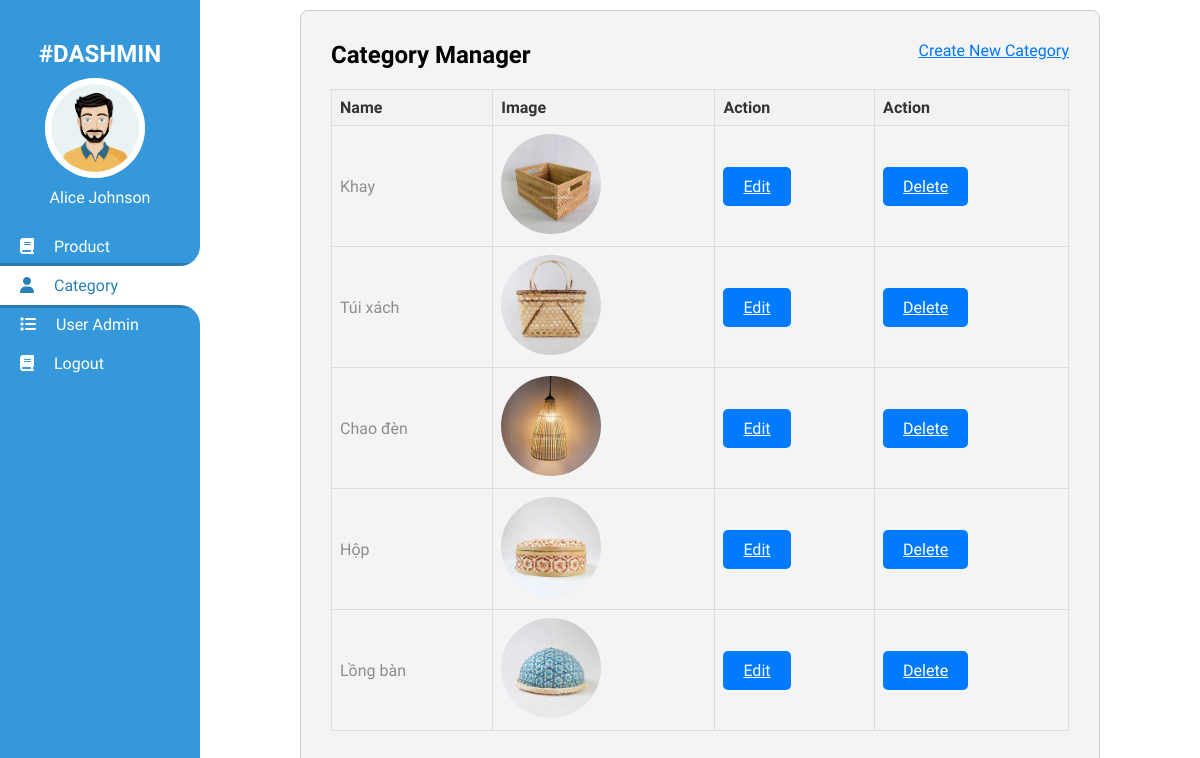
The app's page /admin/category.php (signed in) with its own data.
### tables this page shows
CREATE TABLE `category` (
  `category_id` int(11) NOT NULL,
  `category_name` varchar(255) DEFAULT NULL,
  `image_url` varchar(255) DEFAULT NULL
);

### database.php (called while the page is built, shortened)
<?php
function db_connect()
{
  $connection = mysqli_connect(DB_SERVER, DB_USER, DB_PASS, DB_NAME);
  return $connection;
}
$db = db_connect();
function confirm_query_result($result)
{
  global $db;
  if (!$result) {
    echo mysqli_error($db);
    db_disconnect($db);
    exit;
  } else {
    return $result;
  }
}
function find_admin_by_id($id)
{
  global $db;
  $sql = "SELECT * FROM admins ";
  $sql .= "WHERE admin_id='" . $id . "'";
  $result = mysqli_query($db, $sql);
  $admin = mysqli_fetch_assoc($result);
  return $admin;
}
function find_all_category(){
  global $db;
  $sql = "SELECT * FROM category";
  $result = mysqli_query($db, $sql);
  return confirm_query_result($result);
}

### admin/category.php (the view, shortened to what this page needs)
<?php
require_once('../database.php');
?>
<!DOCTYPE html>
<html lang="en">
<head>
    <link rel="stylesheet" href="../css/admin.css">
    <link rel="stylesheet" href="https://cdnjs.cloudflare.com/ajax/libs/font-awesome/6.5.1/css/all.min.css"
 />
</head>
<body>
    <div class="container" style="display:flex">
        <?php include('nav.php') ?>
        <div class="table-container">
            <div style="display:flex;justify-content:space-between;margin-bottom:20px">
                <h2>Category Manager</h2>
                <a href="create/catgory.php" style="cursor: pointer;color:rgb(0, 119, 255)">Create New Category</a>
            </div>
            <table class="data-table">
                <thead>
                    <tr>
                        <th>Name</th>
                        <th>Image</th>
                        <th>Action</th>
                        <th>Action</th>
                    </tr>
                </thead>
                <tbody>
                    <?php
                        $category_set = find_all_category();
                        while ($category = mysqli_fetch_assoc($category_set)):
                    ?>
                    <tr>
                        <td><?php echo $category['category_name']; ?></td>
                        <td><img src="<?php echo '../cate/' . $category['image_url']; ?>" alt="<?php echo $category['category_name']; ?>" class="category-image"></td>
                        <td><a class="btn-primary" href="<?php echo 'update/category.php?id='.$category['category_id']; ?>">Edit</a></td>
                        <td><a class="btn-primary" href="<?php echo 'delete/category.php?id='.$category['category_id']; ?>">Delete</a></td>
                    </tr>
                    <?php endwhile; ?>
                </tbody>
            </table>
        </div>
    </div>
</body>
</html>

### admin/nav.php (shortened to what this page needs)
<?php
$admin_id = isset($_SESSION['admin']) ? $_SESSION['admin'] : '';
$admin_s = find_admin_by_id($admin_id);
?>
<nav class="side-nav">
            <ul class="nav-menu">
                <div
                    style="margin-bottom:20px;display:flex; justify-content: center;flex-direction: column;align-items: center;">
                    <h1 style="color:white;margin-bottom:10px">#DASHMIN</h1>
                    <div class="avatar">
                        <img
>
                    </div>
                    <p style="color:white;margin-top:10px"><?php echo empty($admin_s['username']) ? "admin" : $admin_s['username'] ;  ?></p>
                </div>
                <li class="nav-item"><a href="product.php"><i class="fas fa-book"></i><span class="menu-text">Product</span></a>
                </li>
                <li class="nav-item"><a href="category.php"><i class="fas fa-user"></i><span class="menu-text">Category</span></a>
                </li>
                <li class="nav-item active"><a href="index.php"><i class="fas fa-list"></i><span
                            class="menu-text">User Admin</span></a></li>
                 <li class="nav-item"><a href="logout.php"><i class="fas fa-book"></i><span class="menu-text">Logout</span></a>
                </li>
            </ul>
        </nav>

### css/admin.css (style rules this page uses)
body { font-family: "Grandstander", cursive; }
* { margin: 0; padding: 0; box-sizing: border-box; }
.container { height: 100vh; }
.side-nav, .nav-menu { height: 100%; }
.side-nav .nav-menu { list-style: none; padding: 40px 0; width: 200px; background-color: #3498db; }
.side-nav .nav-item { position: relative; padding: 10px 20px; }
.nav-item.active { background-color: #fff; box-shadow: 0px -3px rgba(0, 0, 0, 0.2), 0px 3px rgba(0, 0, 0, 0.2); }
.nav-item.active a { color: #2980b9; }
.nav-item a { text-decoration: none; color: #fff; }
.menu-text { padding: 0 20px; }
.side-nav .nav-item.active::before { content: ""; position: absolute; background-color: transparent; bottom: 100%; right: 0; height: 150%; width: 20px; border-bottom-right-radius: 25px; box-shadow: 0 20px 0 0 #fff; }
.side-nav .nav-item.active::after { content: ""; position: absolute; background-color: transparent; top: 100%; right: 0; height: 150%; width: 20px; border-top-right-radius: 25px; box-shadow: 0 -20px 0 0 #fff; }
.avatar { width: 100px; height: 100px; border-radius: 50%; background-color: #ccc; margin-right: 10px; }
.avatar img { width: 100px; height: 100px; object-fit: contain; border-radius: 50%; }
.table-container { margin: 10px 100px; width: calc(100% - 250px); height: auto; padding: 30px; background-color: #f4f4f4; border-radius: 8px; border: 1px solid #ccc; }
.data-table { width: 100%; border-collapse: collapse; }
.data-table th, .data-table td { color: #8d8d8d; padding: 8px; border: 1px solid #ddd; text-align: left; }
.data-table th { color: #333; background-color: #f2f2f2; font-weight: bold; }
.btn-primary { background-color: #007bff; color: #fff; padding: 10px 20px; border: none; border-radius: 5px; cursor: pointer; }

### admin/category.php (style rules this page uses)
.category-image { width: 100px; height: 100px; object-fit: cover; border-radius: 50%; }
.table-container { margin: 10px 100px; width: calc(100% - 250px); height: auto; padding: 30px; background-color: #f4f4f4; border-radius: 8px; border: 1px solid #ccc; }
.data-table { width: 100%; border-collapse: collapse; }
.data-table th, .data-table td { color: #8d8d8d; padding: 8px; border: 1px solid #ddd; text-align: left; }
.data-table th { color: #333; background-color: #f2f2f2; font-weight: bold; }
.btn-primary { background-color: #007bff; color: #fff; padding: 10px 20px; border: none; border-radius: 5px; cursor: pointer; }

### records on screen
category: category_name "Khay", image_url (picture)
category: category_name "Túi xách", image_url (picture)
category: category_name "Chao đèn", image_url (picture)
category: category_name "Hộp", image_url (picture)
category: category_name "Lồng bàn", image_url (picture)

### other values on screen
$admin_s['username'] "Alice Johnson"
